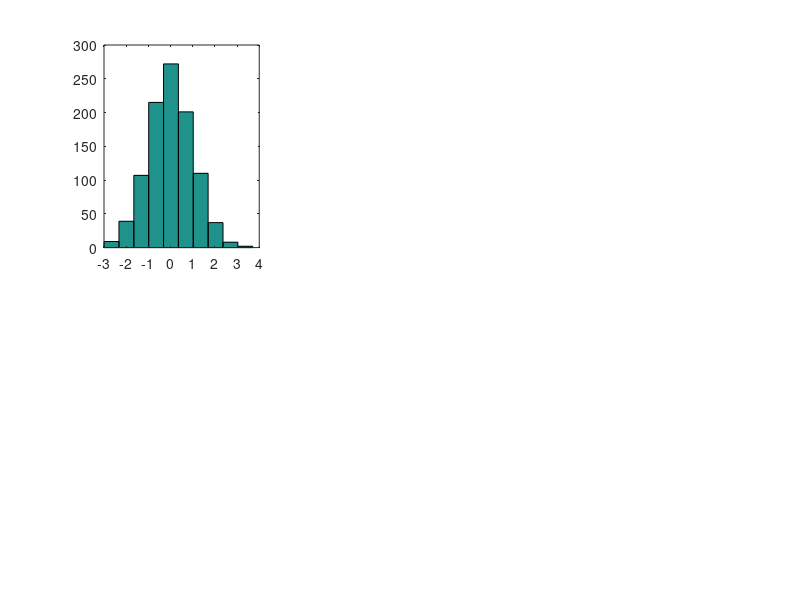

Here is the MATLAB script that generated this plot: (Note: this script raises an error after producing the figure.)
% normally distributed random variables
z = randn(1,1000);
z
subplot(2,3,1);
hist(z); %gives distribution of z as histograms
m = 0;
for i=1:1000
    m = m + z(i);
end
m = m/1000;
y1 = MEAN(z);
y1
m
variance = 0;
for i=1:1000
variance = variance + ((z(i)-m)*(z(i)-m));
end
variance = variance/1000;
y2 = std(z);
variance
y2
% normal gaussain rv
x = -20:0.1:20;
m = 3;
var = 4;
pdfnormal = normpdf(x,m,var);
%figure(2);
subplot(2,3,2);
plot(x,pdfnormal),axis([-20 20 0 0.1]);
%central limit thoerem
z1 = randn(100,1000);
mean = zeros(1,100);
mean
for i=1:100
mean(i) = mean(i) + sum(z1(i,:));
mean(i) = mean(i)/1000;
end
%figure(3);
subplot(2,3,3);
hist(mean);
% exponential distribution
h1 = icdf('exp',z,0.5);
subplot(2,3,4);
hist(h1);
h2 = icdf('rayl',z,0.5);
subplot(2,3,5);
hist(h2);